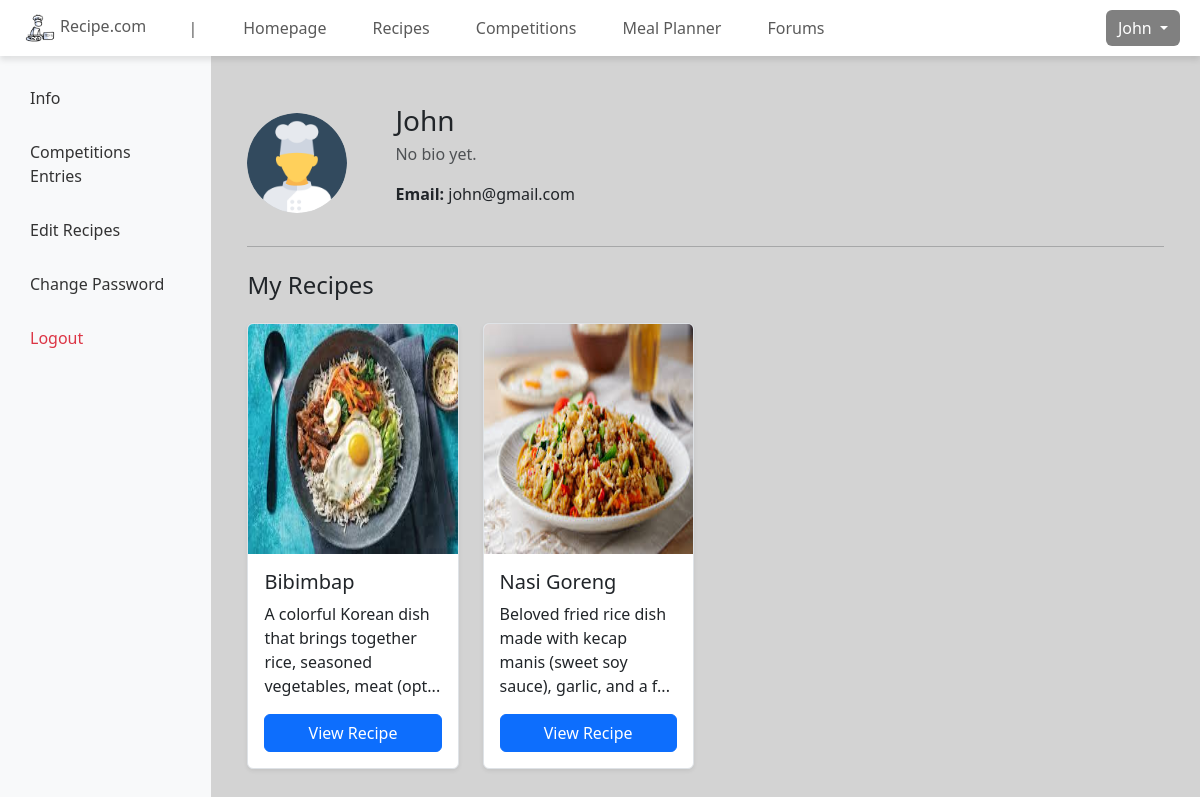
Page /view/profile (signed in) on the committed database.
### tables this page shows
CREATE TABLE `user` (
  `user_id` int(10) NOT NULL,
  `username` varchar(20) NOT NULL,
  `email` varchar(30) NOT NULL,
  `password` varchar(255) NOT NULL,
  `roles` varchar(10) NOT NULL,
  `bio` text DEFAULT NULL,
  `created_time` datetime NOT NULL
);

CREATE TABLE `recipe` (
  `recipe_id` int(10) NOT NULL,
  `user_id` int(10) NOT NULL,
  `title` text NOT NULL,
  `description` text NOT NULL,
  `images` text NOT NULL,
  `cuisine` varchar(10) NOT NULL,
  `difficulty` int(1) NOT NULL,
  `cooking_time` int(3) NOT NULL,
  `created_time` datetime NOT NULL
);

### controller/user_controller.php (called while the page is built, shortened)
<?php
require_once '../model/user_model.php';
class UserController {
    private $userModel;
    public function __construct($db) {
        $this->userModel = new User($db);
    }
    public function getUserInfo($id) {
        return $this->userModel->getUserInfo($id);
    }
}
?>

### model/user_model.php (called while the page is built, shortened)
<?php
class User {
    private $conn;
    public function __construct($db) {
        $this->conn = $db;
    }
    public function getUserInfo($id) {
        $sql = "SELECT * FROM user WHERE user_id = ?";
        $stmt = $this->conn->prepare($sql);
        $stmt->bind_param("i", $id);
        $stmt->execute();
        $result = $stmt->get_result();
        return $result->fetch_assoc();
    }
}
?>

### controller/recipe_controller.php (called while the page is built, shortened)
<?php
require_once '../model/recipe_model.php';
class RecipeController {
    private $recipeModel;
    public function __construct($db) {
        $this->recipeModel = new Recipe($db);
    }
    public function getUserRecipes($user_id) {
        return $this->recipeModel->getUserRecipes($user_id);
    }
}
?>

### model/recipe_model.php (called while the page is built, shortened)
<?php
class Recipe {
    private $conn;
    public function __construct($db) {
        $this->conn = $db;
    }
    public function getUserRecipes($user_id) {
        $sql = "SELECT * FROM recipe WHERE user_id = ?";
        $stmt = $this->conn->prepare($sql);
        $stmt->bind_param("i", $user_id);
        $stmt->execute();
        $result = $stmt->get_result();
        return $result->fetch_all(MYSQLI_ASSOC);
    }
}
?>

### view/profile.php (the view, shortened to what this page needs)
<?php
require '../config/db_connection.php';
require '../controller/user_controller.php';
require '../controller/recipe_controller.php';
$userController = new UserController($conn);
$recipeController = new RecipeController($conn);
$user = $userController->getUserInfo($_SESSION['user_id']);
$recipes = $recipeController->getUserRecipes($_SESSION['user_id']);
?>
<!DOCTYPE html>
<html lang="en">
<head>
    <link rel="stylesheet" href="../assets/css/header.css">
    <link rel="stylesheet" href="../assets/css/styles.css">
    <link href="https://cdn.jsdelivr.net/npm/bootstrap@5.3.0/dist/css/bootstrap.min.css" rel="stylesheet">
</head>
<body>
    <?php include '../includes/header.php'; ?>
    <div class="d-flex">
        <div class="sidebar">
            <a href="#" onclick="showSection('info')" id="infoBtn">Info</a>
            <a href="#" onclick="showSection('compEntries')" id="compBtn">Competitions Entries</a>
            <a href="#" onclick="showSection('editRecipes')" id="recipesBtn">Edit Recipes</a>
            <a href="#" onclick="showSection('changePassword')" id="passwordBtn">Change Password</a>
            <a href="logout.php" class="text-danger">Logout</a>
        </div>
        <div class="p-4 w-100">
            <div id="info" class="content-section">
                <div class="container mt-4">
                    <div class="d-flex align-items-center mb-4">
                        <img src="../assets/images/profile.png" class="rounded-circle me-5" width="100" height="100" alt="Profile Picture">
                        <div>
                            <h3 class="mb-1"><?php echo htmlspecialchars($user['username']); ?></h3>
                            <p class="text-muted"><?php echo htmlspecialchars($user['bio'] ?: "No bio yet."); ?></p>
                            <p><strong>Email:</strong> <?php echo htmlspecialchars($user['email']); ?></p>
                        </div>
                    </div>
                    <hr>
                    <h4 class="mb-3 py-2">My Recipes</h4>
                    <div class="row">
                        <?php if (empty($recipes)) : ?>
                            <div class="text-center mt-5">
                                <p>No recipes yet.</p>
                            </div>
                        <?php else : ?>
                            <?php foreach ($recipes as $recipe) : ?>
                                <div class="col-lg-4 col-md-6 col-sm-12 col-xl-3 justify-content-center mb-4">
                                    <div class="card border shadow-sm" style="width: 100%; max-width: 20rem; height: 100%;">
                                        <img src="../uploads/recipes/<?php echo $recipe['images'] ?? 'default_recipe.png'; ?>" class="card-img-top" alt="Recipe Image" width="50" height="230">
                                        <div class="d-flex flex-column card-body justify-content-between p-3 text-start" >
                                            <h5 class="card-title"><?php echo htmlspecialchars($recipe['title']); ?></h5>
                                            <p class="card-text"><?php echo htmlspecialchars(substr($recipe['description'], 0, 80)) . '...'; ?></p>
                                            <a href="view_own_recipe?recipe_id=<?php echo $recipe['recipe_id']; ?>" class="btn btn-primary">View Recipe</a>
                                        </div>
                                    </div>
                                </div>
                            <?php endforeach; ?>
                        <?php endif; ?>
                    </div>
                </div>
            </div>
        </div>
    </div>
</body>
</html>

### assets/css/styles.css (style rules this page uses)
body { background-color: #d3d3d3 !important; }

### view/profile.php (style rules this page uses)
.sidebar { width: 250px; min-height: 100vh; background: #f8f9fa; padding: 20px; }
.sidebar a { display: block; padding: 10px; text-decoration: none; color: #333; margin-bottom: 10px; }
.content-section { display: none; }

### rows in the picture
user: username "John", bio "No bio yet.", email "john@gmail.com"
recipe: images (picture), title "Bibimbap", description "A colorful Korean dish that brings together rice, seasoned vegetables, meat (opt"
recipe: images (picture), title "Nasi Goreng", description "Beloved fried rice dish made with kecap manis (sweet soy sauce), garlic, and a f"

### other values in the picture
$_SESSION['username'] "John"
